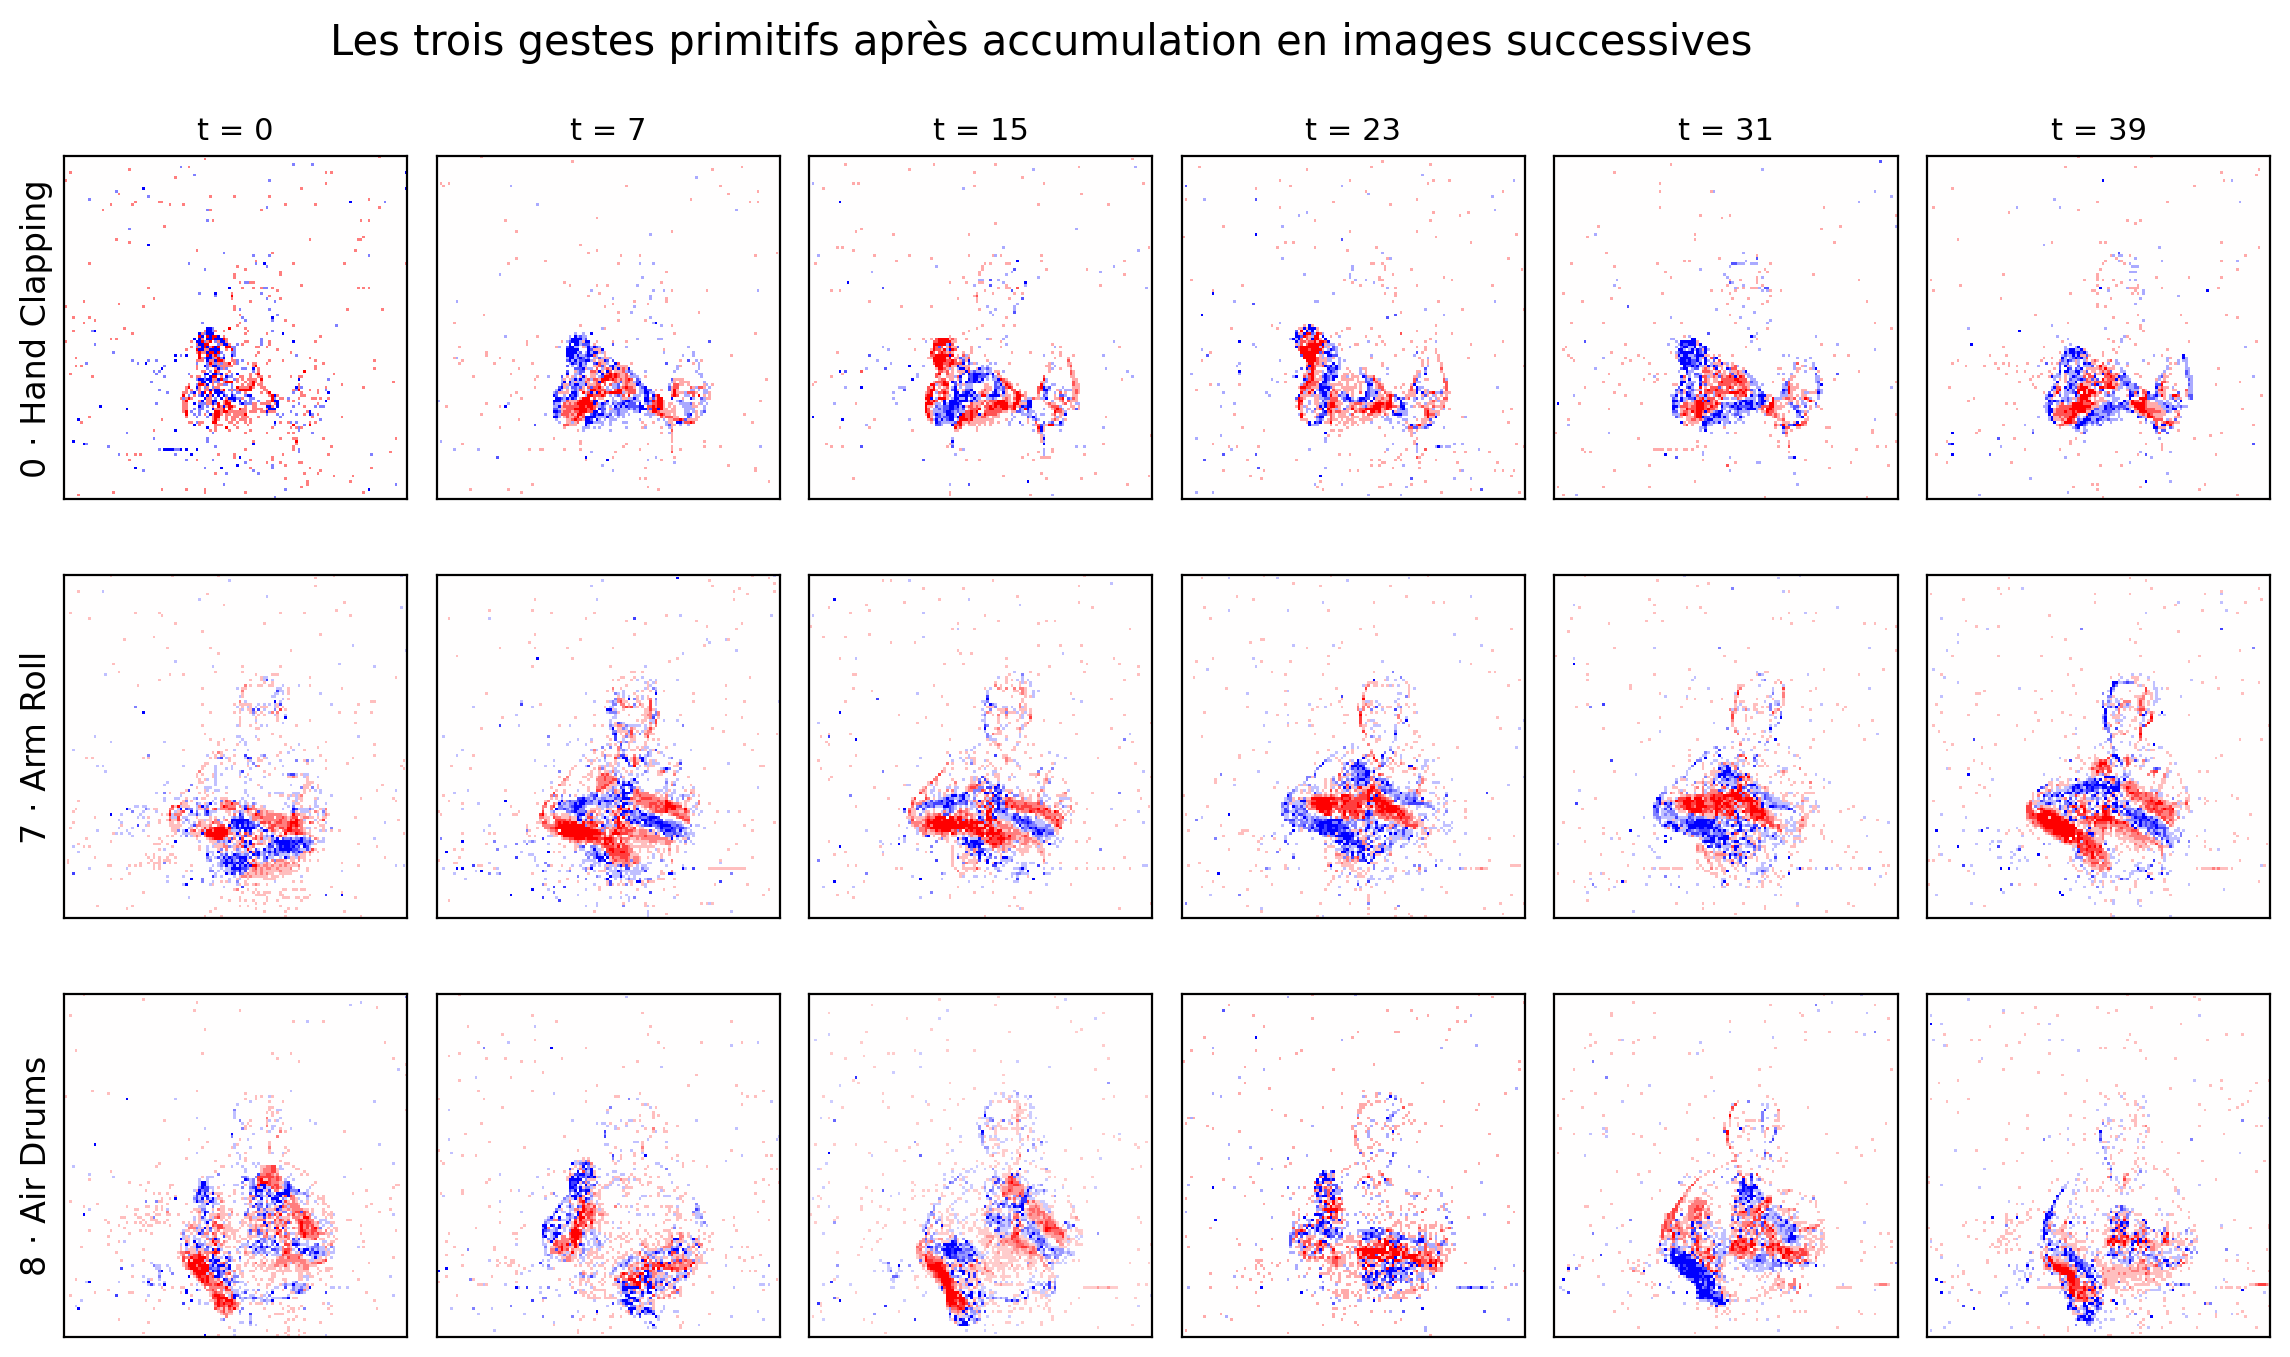

Write the Python code that produced this figure.
from pathlib import Path
import tarfile, tempfile, shutil, io, os
import numpy as np
import matplotlib
matplotlib.use("Agg")
import matplotlib.pyplot as plt
import spikingjelly.datasets as sjds

ARCHIVE = Path("/users/abdekess61/raouf/SResNet/data/DvsGesture.tar.gz")
OUT = Path("/users/abdekess61/raouf/SResNet/figs_rapport"); OUT.mkdir(parents=True, exist_ok=True)
T = 40
FRAME_IDS = list(np.linspace(0, T-1, 6, dtype=int))          # 6 frames par ligne
TARGET = {0: "0 · Hand Clapping", 7: "7 · Arm Roll", 8: "8 · Air Drums"}   # label 0-based

def events_to_frames(ev, start_t, end_t, frames_number=T, H=128, W=128):
    m = (ev["t"] >= start_t) & (ev["t"] < end_t)
    x = ev["x"][m].astype(np.int64); y = ev["y"][m].astype(np.int64); p = ev["p"][m].astype(np.int64)
    fr = np.zeros((frames_number, 2, H, W), dtype=np.float32)
    if len(x) == 0: return fr
    p = (p > 0).astype(np.int64)
    b = np.linspace(0, len(x), frames_number + 1, dtype=np.int64)
    for t in range(frames_number):
        s, e = b[t], b[t+1]
        if e <= s: continue
        xs, ys, ps = x[s:e], y[s:e], p[s:e]
        v = (xs>=0)&(xs<W)&(ys>=0)&(ys<H)
        np.add.at(fr[t], (ps[v], ys[v], xs[v]), 1)
    return fr

def signed(fr): return fr[:,1] - fr[:,0]
def norm(img):
    vmax = np.percentile(np.abs(img), 99); vmax = vmax if vmax > 0 else 1.0
    return np.clip(img / vmax, -1, 1)

collected = {}
tmp = Path(tempfile.mkdtemp(prefix="dvsfig_", dir="/tmp"))
try:
    with tarfile.open(ARCHIVE, "r:gz") as tar:
        members = {m.name: m for m in tar.getmembers()}
        for lf in sorted(n for n in members if n.endswith("_labels.csv")):
            if all(k in collected for k in TARGET): break
            aed = lf.replace("_labels.csv", "") + ".aedat"
            if aed not in members: continue
            csv = np.loadtxt(io.BytesIO(tar.extractfile(members[lf]).read()),
                             dtype=np.uint32, delimiter=",", skiprows=1)
            if not any((int(r[0])-1) in TARGET and (int(r[0])-1) not in collected for r in csv): continue
            tar.extract(members[aed], path=tmp)
            ev = sjds.load_aedat_v3(str(tmp/aed))
            for r in csv:
                lab = int(r[0]) - 1
                if lab in TARGET and lab not in collected:
                    collected[lab] = events_to_frames(ev, int(r[1]), int(r[2]))
            os.remove(tmp/aed)

    labels = [k for k in (0, 7, 8) if k in collected]
    fig, axes = plt.subplots(len(labels), len(FRAME_IDS),
        figsize=(2.1*len(FRAME_IDS), 2.4*len(labels)),
        gridspec_kw={"left":0.11,"right":0.99,"bottom":0.04,"top":0.86,"wspace":0.05,"hspace":0.22})
    axes = np.atleast_2d(axes)
    for row, lab in enumerate(labels):
        sf = signed(collected[lab])
        for col, t in enumerate(FRAME_IDS):
            ax = axes[row, col]
            ax.imshow(norm(sf[t]), cmap="bwr", vmin=-1, vmax=1, interpolation="nearest")
            ax.set_xticks([]); ax.set_yticks([])
            if row == 0: ax.set_title(f"t = {t}", fontsize=11)
            if col == 0: ax.set_ylabel(TARGET[lab], fontsize=12)
    fig.suptitle("Les trois gestes primitifs après accumulation en images successives",
                 fontsize=15, y=0.955)
    out = OUT/"figure10_gestes_primitifs.png"
    plt.savefig(out, dpi=200, bbox_inches="tight", facecolor="white"); plt.close(fig)
    print("saved:", out)
finally:
    shutil.rmtree(tmp, ignore_errors=True)
print("done")
